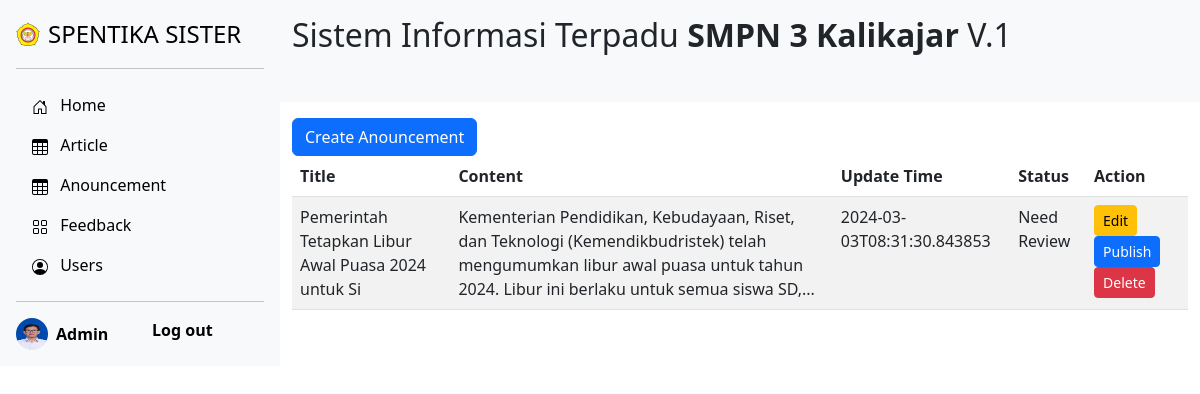
/pengumuman (signed in), run on the app's committed database.
### tables this page shows
CREATE TABLE teacher (id INTEGER PRIMARY KEY AUTOINCREMENT NOT NULL, name TEXT NOT NULL, email  TEXT NOT NULL, password  TEXT NOT NULL, picture TEXT, subject TEXT, role TEXT NOT NULL);

CREATE TABLE article (id INTEGER PRIMARY KEY AUTOINCREMENT, type TEXT NOT NULL, title TEXT NOT NULL, content TEXT NOT NULL, status TEXT NOT NULL, time TIMESTAMP DEAFULT CURRENT_TIMESTAMP NOT NULL, user_id INTEGER NOT NULL, FOREIGN KEY(user_id) REFERENCES teacher(id));

### app.py (the view)
@app.route("/pengumuman")
@login_required
def pengumuman():
    user_id = session["user_id"]
    type = "Pengumuman"
    pengumuman = db.execute("SELECT * FROM article WHERE type = ? AND user_id = ?", type, user_id)
    teacher = db.execute("SELECT * FROM teacher WHERE id = ?", user_id)
    return render_template("teacher/anouncement.html", pengumuman=pengumuman, teacher=teacher)

### app.py (called while the page is built)
@app.after_request
def after_request(response):
    response.headers["Cache-Control"] = "no-cache, no-store, must-revalidate"
    response.headers["Expires"] = 0
    response.headers["Pragma"] = "no-cache"
    return response

### helpers.py (called while the page is built)
def login_required(f):
    @wraps(f)
    def decorated_function(*args, **kwargs):
        if session.get("user_id") is None:
            return redirect("/login")
        return f(*args, **kwargs)
    return decorated_function

### templates/teacher/anouncement.html (shortened to what this page needs)
{% extends "teacher/layout.html" %}
{% block main %}
    {% for teachers in teacher %}
    <div class="col-lg-12 py-3">
      <a href="/addAnouncement" class="btn btn-primary">Create Anouncement</a>
      <table id="example" class="table table-striped" style="width:100%">
        <thead>
          <tr>
            <th>Title</th>
            <th>Content</th>
            <th>Update Time</th>
            <th>Status</th>
            <th>Action</th>
          </tr>
        </thead>
        <tbody>
          {% for pengumumans in pengumuman %}
          <tr>
            <td>{{ pengumumans.title[:50] }}</td>
            <td>{{ pengumumans.content[:200] | striptags }}...</td>
            <td>{{ pengumumans.time }}</td>
            <td>{{ pengumumans.status }}</td>
            <td>
              <a href="/editPengumuman/{{ pengumumans.id }}" class="btn btn-sm btn-warning">Edit</a>
              <a href="/publishPengumuman/{{ pengumumans.id }}" class="btn btn-sm btn-primary">Publish</a>
              <a href="/deletePengumuman/{{ pengumumans.id }}" class="btn btn-sm btn-danger">Delete</a>
            </td>
          </tr>
          {% endfor %}
        </tbody>
      </table>
    </div>
    {% endfor %}
{% endblock %}

### templates/teacher/layout.html (shortened to what this page needs)
<!DOCTYPE html>
<html lang="eng">
    <head>
        <link href="https://cdn.jsdelivr.net/npm/bootstrap@5.3.3/dist/css/bootstrap.min.css" rel="stylesheet">
        <link href="../static/styles.css" rel="stylesheet">
        <link
            rel="stylesheet"
            href="https://cdnjs.cloudflare.com/ajax/libs/font-awesome/5.15.4/css/all.min.css"
        />
        <link rel="stylesheet" href="https://cdn.datatables.net/2.0.1/css/dataTables.bootstrap5.css" />
        <link rel="stylesheet" href="https://cdnjs.cloudflare.com/ajax/libs/twitter-bootstrap/5.3.0/css/bootstrap.min.css" />
    </head>
    <body>
      {% for teachers in teacher %}
      <main class="d-flex flex-nowrap">
        <div class="d-flex flex-column flex-shrink-0 p-3 bg-body-tertiary" style="width: 280px;">
          <a href="/home" class="d-flex align-items-center mb-3 mb-md-0 me-md-auto link-body-emphasis text-decoration-none">
            <img src="/static/favicon.ico" alt="Logo" width="24" height="24" class="bi pe-none me-2">
            <span class="fs-4">SPENTIKA SISTER</span>
          </a>
          <hr>
          <ul class="nav nav-pills flex-column mb-auto">
            <li class="nav-item">
              <a href="/home" class="nav-link link-body-emphasis">
                <svg class="bi pe-none me-2" width="16" height="16"><use xlink:href="#home"/></svg>
                Home
              </a>
            </li>
            <li>
              <a href="/article" class="nav-link link-body-emphasis">
                <svg class="bi pe-none me-2" width="16" height="16"><use xlink:href="#table"/></svg>
                Article
              </a>
            </li>
            {% if teachers.role == "Admin" %}
            <li>
              <a href="/pengumuman" class="nav-link link-body-emphasis">
                <svg class="bi pe-none me-2" width="16" height="16"><use xlink:href="#table"/></svg>
                Anouncement
              </a>
            </li>
            <li>
              <a href="/feedbackList" class="nav-link link-body-emphasis">
                <svg class="bi pe-none me-2" width="16" height="16"><use xlink:href="#grid"/></svg>
                Feedback
              </a>
            </li>
            <li>
              <a href="/users" class="nav-link link-body-emphasis">
                <svg class="bi pe-none me-2" width="16" height="16"><use xlink:href="#people-circle"/></svg>
                Users
              </a>
            </li>
            {% endif %}
          </ul>
          <hr>
          <div class="row">
            <div class="col-lg-6">
            <a href="/teacher-profile" class="d-flex align-items-center link-body-emphasis text-decoration-none">
              <img src="{{ teachers.picture }}" alt="" width="32" height="32" class="rounded-circle me-2">
              <strong>{{ teachers.name }}</strong></a>
            </div>
            <div class="col-lg-6">
              <a href="/logout" class="d-flex align-items-center link-body-emphasis text-decoration-none"><strong>Log out</strong></a>
            </div>
          </div>
        </div>
        <div class="row container">
          <div class="col-lg-12 bg-body-tertiary">
            <h2 class="fw-normal py-3">Sistem Informasi Terpadu <b>SMPN 3 Kalikajar</b> V.1</h2>
          </div>
          {% block main %}{% endblock %}
        {% endfor %}
        </div>
      </main>
    </body>
</html>

### static/styles.css (style rules this page uses)
body { font-family: 'Quicksand', sans-serif; height: 100vh; margin: 0; display: flex; flex-direction: column; }

### data on the page
teacher: role "Admin" (drawn), picture (picture), name "Admin"
article: title "Pemerintah Tetapkan Libur Awal Puasa 2024 untuk Si", content "Kementerian Pendidikan, Kebudayaan, Riset, dan Teknologi (Kemendikbudristek) telah mengumumkan libur awal puasa untuk tahun 2024. Libur ini berlaku untuk semua siswa SD,", time "2024-03-03T08:31:30.843853", status "Need Review"
